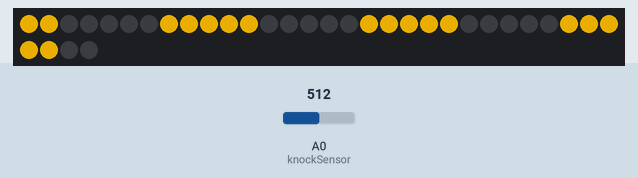
This sketch was run on a simulated Arduino Uno, built with avr-gcc and run on an emulated ATmega328P. On the bench: 34 RGB LEDs in strip order, left to right, continuing on the next row. Inputs (shaded band) come from the test bench; at power-on: A0 (knockSensor) = 512. Dim RGB values are drawn brighter than linear; colours are those a GRB WS2812 strip shows for the declared byte order.

Above: at 1.2 s.
1.3 s: A0 (knockSensor) set to 166
2.8 s: A0 (knockSensor) set to 144
At 2.97 s:
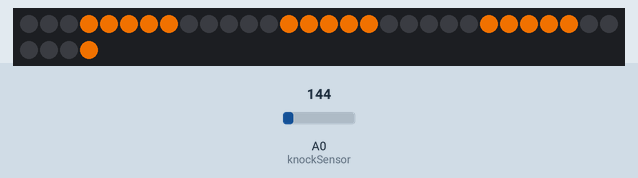
At 3.5 s:
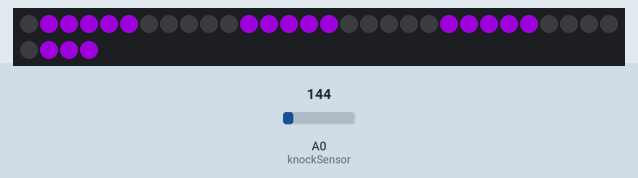
5.8 s: A0 (knockSensor) set to 160
At 6.04 s:
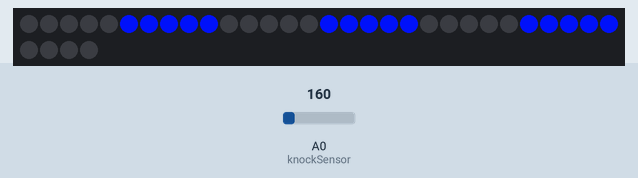

The sketch:

LEDrums.ino
```cpp
#include <FastLED.h>
//Calculations are made based on 60 leds per meter ws2182b light strip
//#define NUM_LEDS 33 ## 16inch snare drum
//#define NUM_LEDS 34 ## 16inch floor tom
//#define NUM_LEDS 24 ## 9 inch floor tom

#define NUM_LEDS 34
#define DATA_PIN 3

const int knockSensor = A0;
const int threshold = 150;
const int maxRate = 75;
const int hitIncrease = 15;
const int restingHue = 232;
const int activeHue = 70;

CRGB leds[NUM_LEDS];
int levelArray[NUM_LEDS];
int level = 0;
int sensorReading = 0;
int rate;
int frames;
int hue;
boolean on = true;

void setup() {
  LEDS.addLeds<WS2812, DATA_PIN, RGB>(leds, NUM_LEDS);
  LEDS.setBrightness(255);
  frames = 0;
  rate = maxRate;
  hue = restingHue;
  for (int i = 0; i < NUM_LEDS; i++) {
    levelArray[i] = 0;
  }
  FastLED.show();
}

void loop() {
  frames++;
  // toggle on and off to create the seperated light strips
  if (frames % 5 == 0) {
    on = !on;
  }

  for (int a = NUM_LEDS - 1; a > 0; a--) {
    levelArray[a] = levelArray[a - 1];
  }

  sensorReading = analogRead(knockSensor);

  if (sensorReading > threshold) {
    if (rate > hitIncrease) {
      rate -= hitIncrease;
      hue = map(rate, 1, 75, activeHue, restingHue);
    } else { // delay is at shortest possible
      rate = 1;
      hue = map(rate, 1, 75, activeHue, restingHue);
    }
  } else { // if not hit, increase delay until it's at max
    if (rate < maxRate) {
      rate++;
      hue = map(rate, 1, 75, activeHue, restingHue);
    }
  }

  if (on) {
    levelArray[0] = 255;
  } else {
    levelArray[0] = 0;
  }

  setLeds();
  FastLED.show();
  delay(rate);
}

void setLeds() {
  for (int i = 0; i < NUM_LEDS; i++) {
    leds[i] = CHSV(hue, 255, levelArray[i]);
  }
}
```

Measured:
- the behaviour switches between 151 and 150 on A0 (knockSensor) (found by bisection; images 0 and 1)
- after the input at 2.8 s, the LEDs: change at once (image 1)
- after the input at 5.8 s, the LEDs: first change at once (image 3 shows a later state)
